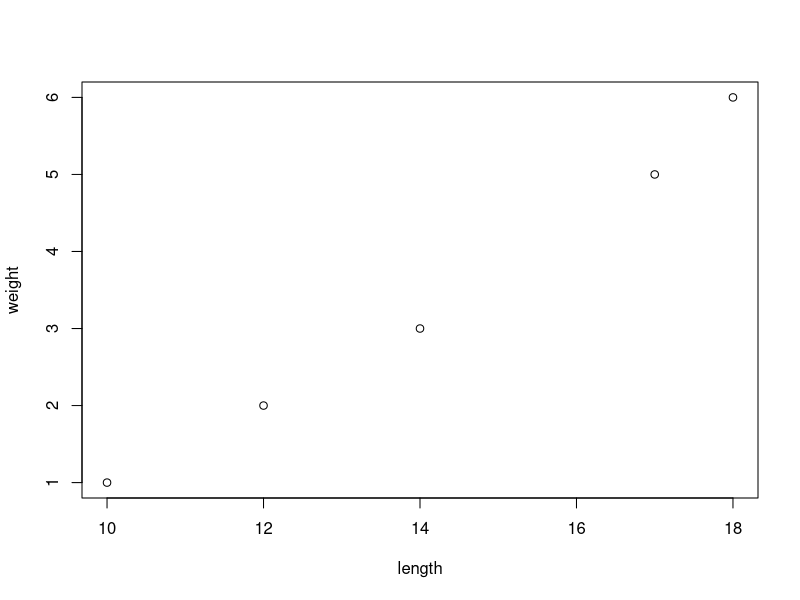
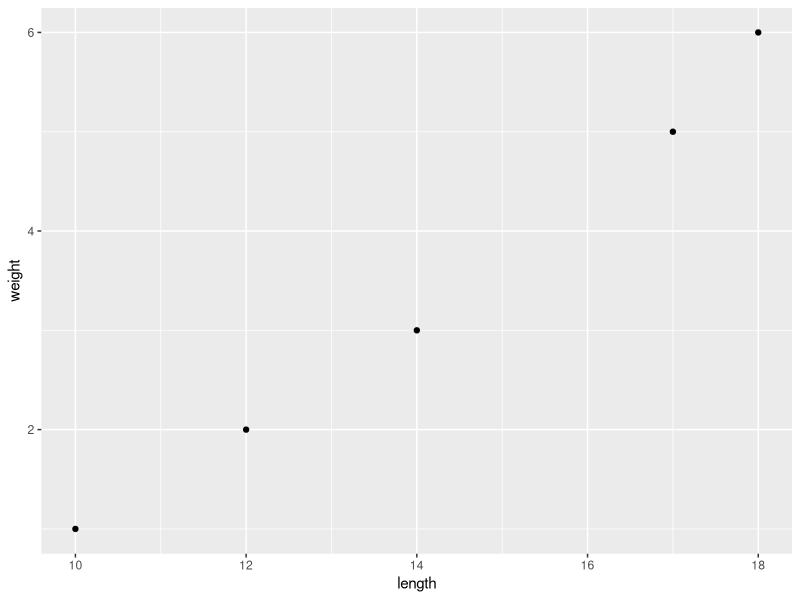

Write R code to recreate these figures, in order.
## ---- chunk 1
knitr::opts_chunk$set(warning = FALSE,
                      message = FALSE)
## ---- chunk 2
library(tidyverse)
library(haven)
library(readxl)
## ---- chunk 3
weight <- c(1,5,3,2,6)
length <- c(10,17,14,12,18)
plot(length,weight)
## ---- chunk 4
d <- data_frame(weight = c(1,5,3,2,6),
                length = c(10,17,14,12,18))
ggplot(d,aes(length,weight)) + geom_point()
## ---- chunk 5
save.image(file='everything.Rdata')
## ---- chunk 6
minke <- 
  read_csv('data/minke.csv')
## ---- chunk 7
head(minke)
## ---- chunk 8
tail(minke)
## ---- chunk 9
dim(minke)
## ---- chunk 10
names(minke)
## ---- chunk 11
summary(minke)
## ---- chunk 12
glimpse(minke)
## ---- chunk 13
tmp <- read_table('data/minke.csv')
head(tmp)
## ---- chunk 14
icod_summary <- read_excel("data/example_excel.xlsx")
icod_summary
## ---- chunk 15
excel_sheets('data/example_excel.xlsx')
## ---- chunk 16
d <- read_excel('data/example_excel.xlsx',range = 'A1:D6')
d
## ---- chunk 17
read_excel('data/example_excel.xlsx',range = cell_cols(3:4))
